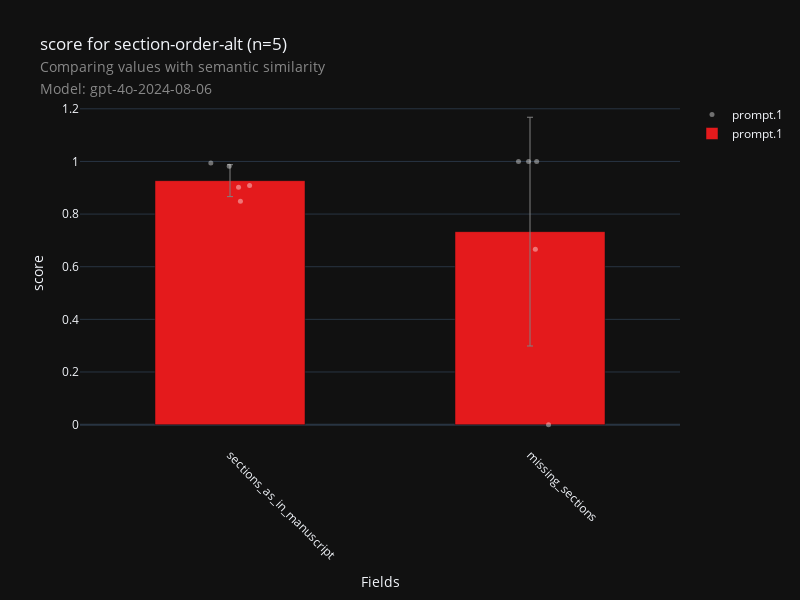

The notebook cell saved with this chart:
### Code cell
fig, df_data, df_metadata = check_visualization(
    "doc-checklist",
    "section-order-alt",
    metric="semantic_similarity",
    score="score",
    model=MODEL,
    aggregation_level=0
)
fig.show()

### Figure 1 — Plotly figure (JSON) as saved in the notebook; plotly's stock layout.template omitted (floating-point values rounded to 4 significant figures)
{"data": [{"hovertext": ["10.1038_embor.2009.217", "10.1038_embor.2009.217", "EMBOJ-2024-119734R", "EMBOJ-2024-119734R", "EMBOR-2025-61250V2", "EMBOR-2025-61250V2", "EMM-2025-21341", "EMM-2025-21341", "EMM-2025-21532", "EMM-2025-21532"], "marker": {"color": "white", "line": {"color": "white", "width": 0}, "opacity": 0.4, "size": 5}, "mode": "markers", "name": "prompt.1", "showlegend": true, "type": "scatter", "x": [0.03472, 1.018, -0.002597, 1.022, -0.06386, 0.9953, 0.06534, 1.062, 0.02847, 0.9617], "y": [0.8484, 0.6667, 0.9818, 1.0, 0.9944, 1.0, 0.9086, 0.0, 0.9019, 1.0]}, {"error_y": {"array": [0.4346, 0.0606], "color": "grey", "thickness": 1, "type": "data", "visible": true, "width": 3}, "hovertext": ["Field: missing_sections<br>0.7333333333333333: 0.733<br>Prompt: prompt.1", "Field: sections_as_in_manuscript<br>0.9270361719773961: 0.927<br>Prompt: prompt.1"], "marker": {"color": "rgb(228,26,28)"}, "name": "prompt.1", "showlegend": true, "type": "bar", "width": 0.5, "x": [1, 0], "y": [0.7333, 0.927]}], "layout": {"boxmode": "group", "height": 600, "showlegend": true, "title": {"text": "score for section-order-alt (n=5)<br><span style=\"font-size: 0.8em; color: #888;\">Comparing values with semantic similarity</span><br><span style=\"font-size: 0.8em; color: #888;\">Model: gpt-4o-2024-08-06</span>"}, "width": 800, "xaxis": {"range": [-0.5, 1.5], "tickangle": 45, "ticktext": ["sections_as_in_manuscript", "missing_sections"], "tickvals": [0, 1], "title": {"text": "Fields"}}, "yaxis": {"title": {"text": "score"}}}}
